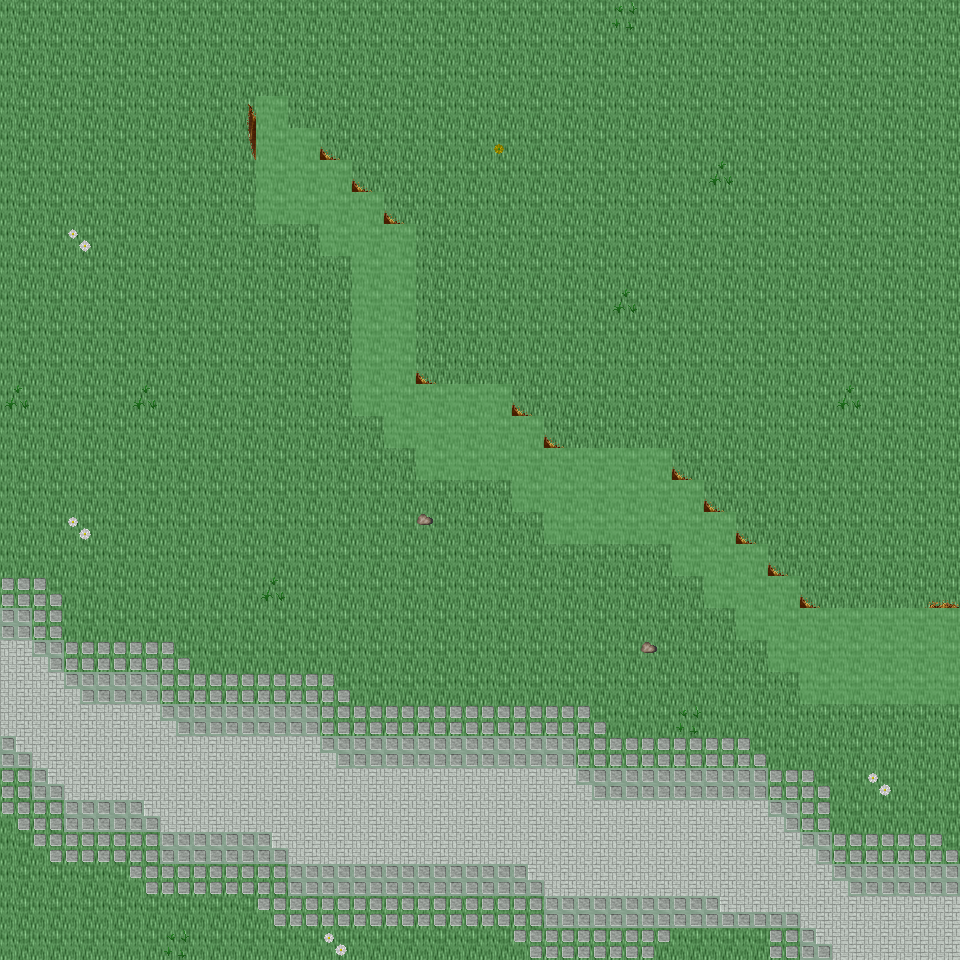

Tiled map render using the project's own tile images. Description and the map definition, with tile-layer contents summarised, below:
An orthogonal 30x30 tile map with 32x32 px tiles, 6 tile layers (Ground, Object, Object2, Above, ...), 45 tilesets and 4 objects (4x mapExit).

<map version="1.0" orientation="orthogonal" renderorder="right-down" width="30" height="30" tilewidth="32" tileheight="32" nextobjectid="5">
  <tileset firstgid="1" name="tileset_ground_ground" tilewidth="32" tileheight="32" tilecount="33" columns="3">
    <image source="../drawable/tileset_ground_ground.png" width="96" height="352" />
  </tileset>
  <tileset firstgid="34" name="tileset_building_castle" tilewidth="32" tileheight="32" tilecount="320" columns="20">
    <image source="../drawable/tileset_building_castle.png" width="640" height="512" />
  </tileset>
  <tileset firstgid="354" name="tileset_ground_water_pool" tilewidth="32" tileheight="32" tilecount="72" columns="3">
    <image source="../drawable/tileset_ground_water_pool.png" width="96" height="768" />
  </tileset>
  <tileset firstgid="426" name="tileset_ground_ridge_earth_dark" tilewidth="32" tileheight="32" tilecount="96" columns="12">
    <image source="../drawable/tileset_ground_ridge_earth_dark.png" width="384" height="256" />
  </tileset>
  <tileset firstgid="522" name="tileset_ground_grass_edges" tilewidth="32" tileheight="32" tilecount="36" columns="12">
    <image source="../drawable/tileset_ground_grass_edges.png" width="384" height="96" />
  </tileset>
  <tileset firstgid="558" name="tileset_ground_earth_edges" tilewidth="32" tileheight="32" tilecount="18" columns="6">
    <image source="../drawable/tileset_ground_earth_edges.png" width="192" height="96" />
  </tileset>
  <tileset firstgid="576" name="tileset_ground_grass_corners" tilewidth="32" tileheight="32" tilecount="24" columns="6">
    <image source="../drawable/tileset_ground_grass_corners.png" width="192" height="128" />
  </tileset>
  <tileset firstgid="600" name="tileset_plant_stump_stump_green" tilewidth="32" tileheight="32" tilecount="4" columns="2">
    <image source="../drawable/tileset_plant_stump_stump_green.png" width="64" height="64" />
  </tileset>
  <tileset firstgid="604" name="tileset_item_pot_barrel" tilewidth="32" tileheight="32" tilecount="2" columns="1">
    <image source="../drawable/tileset_item_pot_barrel.png" width="32" height="64" />
  </tileset>
  <tileset firstgid="606" name="tileset_ground_rock_rocks_2" tilewidth="32" tileheight="32" tilecount="4" columns="2">
    <image source="../drawable/tileset_ground_rock_rocks_2.png" width="64" height="64" />
  </tileset>
  <tileset firstgid="610" name="tileset_ground_ladder_horizontal_dark" tilewidth="32" tileheight="32" tilecount="3" columns="1">
    <image source="../drawable/tileset_ground_ladder_horizontal_dark.png" width="32" height="96" />
  </tileset>
  <tileset firstgid="613" name="tileset_plant_grasses" tilewidth="32" tileheight="32" tilecount="6" columns="3">
    <image source="../drawable/tileset_plant_grasses.png" width="96" height="64" />
  </tileset>
  <tileset firstgid="619" name="tileset_plant_tree_tree_green" tilewidth="32" tileheight="32" tilecount="88" columns="8">
    <image source="../drawable/tileset_plant_tree_tree_green.png" width="256" height="352" />
  </tileset>
  <tileset firstgid="707" name="tileset_ground_water_waterfall" tilewidth="32" tileheight="32" tilecount="120" columns="8">
    <image source="../drawable/tileset_ground_water_waterfall.png" width="256" height="480" />
  </tileset>
  <tileset firstgid="827" name="tileset_plant_flower_daisy_white" tilewidth="32" tileheight="32" tilecount="8" columns="2">
    <image source="../drawable/tileset_plant_flower_daisy_white.png" width="64" height="128" />
  </tileset>
  <tileset firstgid="835" name="tileset_plant_flower_daisy_red" tilewidth="32" tileheight="32" tilecount="8" columns="2">
    <image source="../drawable/tileset_plant_flower_daisy_red.png" width="64" height="128" />
  </tileset>
  <tileset firstgid="843" name="tileset_ground_rock_pebbles" tilewidth="32" tileheight="32" tilecount="3" columns="1">
    <image source="../drawable/tileset_ground_rock_pebbles.png" width="32" height="96" />
  </tileset>
  <tileset firstgid="846" name="tileset_plant_flower_daisy_yellow" tilewidth="32" tileheight="32" tilecount="8" columns="2">
    <image source="../drawable/tileset_plant_flower_daisy_yellow.png" width="64" height="128" />
  </tileset>
  <tileset firstgid="854" name="tileset_building_decoration_longhorn_skull" tilewidth="32" tileheight="32" tilecount="6" columns="3">
    <image source="../drawable/tileset_building_decoration_longhorn_skull.png" width="96" height="64" />
  </tileset>
  <tileset firstgid="860" name="tileset_furniture_light_flames" tilewidth="32" tileheight="32" tilecount="6" columns="6">
    <image source="../drawable/tileset_furniture_light_flames.png" width="192" height="32" />
  </tileset>
  <tileset firstgid="866" name="tileset_plant_stump_stump_brown" tilewidth="32" tileheight="32" tilecount="4" columns="2">
    <image source="../drawable/tileset_plant_stump_stump_brown.png" width="64" height="64" />
  </tileset>
  <tileset firstgid="870" name="tileset_building_decoration_rocks_2" tilewidth="32" tileheight="32" tilecount="2" columns="1">
    <image source="../drawable/tileset_building_decoration_rocks_2.png" width="32" height="64" />
  </tileset>
  <tileset firstgid="872" name="tileset_plant_flower_daisy_blue" tilewidth="32" tileheight="32" tilecount="8" columns="2">
    <image source="../drawable/tileset_plant_flower_daisy_blue.png" width="64" height="128" />
  </tileset>
  <tileset firstgid="880" name="tileset_building_fence_fence_chunky" tilewidth="32" tileheight="32" tilecount="21" columns="3">
    <image source="../drawable/tileset_building_fence_fence_chunky.png" width="96" height="224" />
  </tileset>
  <tileset firstgid="901" name="tileset_ground_water_water_bubbles" tilewidth="32" tileheight="32" tilecount="32" columns="8">
    <image source="../drawable/tileset_ground_water_water_bubbles.png" width="256" height="128" />
  </tileset>
  <tileset firstgid="933" name="tileset_item_statue_grey_stone" tilewidth="32" tileheight="32" tilecount="4" columns="2">
    <image source="../drawable/tileset_item_statue_grey_stone.png" width="64" height="64" />
  </tileset>
  <tileset firstgid="937" name="tileset_plant_tree_tree_darkgreen" tilewidth="32" tileheight="32" tilecount="88" columns="8">
    <image source="../drawable/tileset_plant_tree_tree_darkgreen.png" width="256" height="352" />
  </tileset>
  <tileset firstgid="1025" name="tileset_logic_creature_animal" tilewidth="32" tileheight="32" tilecount="32" columns="8">
    <image source="../drawable/tileset_logic_creature_animal.png" width="256" height="128" />
  </tileset>
  <tileset firstgid="1057" name="tileset_logic_creature_rodent" tilewidth="32" tileheight="32" tilecount="8" columns="8">
    <image source="../drawable/tileset_logic_creature_rodent.png" width="256" height="32" />
  </tileset>
  <tileset firstgid="1065" name="tileset_logic_portal" tilewidth="32" tileheight="32" tilecount="24" columns="8">
    <image source="../drawable/tileset_logic_portal.png" width="256" height="96" />
  </tileset>
  <tileset firstgid="1089" name="tileset_logic_item_mushroom" tilewidth="32" tileheight="32" tilecount="6" columns="6">
    <image source="../drawable/tileset_logic_item_mushroom.png" width="192" height="32" />
  </tileset>
  <tileset firstgid="1095" name="tileset_logic_collision" tilewidth="32" tileheight="32" tilecount="1" columns="1">
    <image source="../drawable/tileset_logic_collision.png" width="32" height="32" />
  </tileset>
  <tileset firstgid="1096" name="tileset_logic_creature_human_little" tilewidth="32" tileheight="32" tilecount="2" columns="2">
    <image source="../drawable/tileset_logic_creature_human_little.png" width="64" height="32" />
  </tileset>
  <tileset firstgid="1098" name="tileset_logic_creature_fairy" tilewidth="32" tileheight="32" tilecount="4" columns="4">
    <image source="../drawable/tileset_logic_creature_fairy.png" width="128" height="32" />
  </tileset>
  <tileset firstgid="1102" name="tileset_logic_item_herb" tilewidth="32" tileheight="32" tilecount="5" columns="5">
    <image source="../drawable/tileset_logic_item_herb.png" width="160" height="32" />
  </tileset>
  <tileset firstgid="1107" name="tileset_object_suspension_bridge" tilewidth="32" tileheight="32" tilecount="24" columns="3">
    <image source="../drawable/tileset_object_suspension_bridge.png" width="96" height="256" />
  </tileset>
  <tileset firstgid="1131" name="tileset_logic_creature_farm_animal" tilewidth="32" tileheight="32" tilecount="16" columns="8">
    <image source="../drawable/tileset_logic_creature_farm_animal.png" width="256" height="64" />
  </tileset>
  <tileset firstgid="1147" name="tileset_ground_green_paving" tilewidth="32" tileheight="32" tilecount="18" columns="3">
    <image source="../drawable/tileset_ground_green_paving.png" width="96" height="192" />
  </tileset>
  <tileset firstgid="1165" name="tileset_logic_protection" tilewidth="32" tileheight="32" tilecount="2" columns="2">
    <image source="../drawable/tileset_logic_protection.png" width="64" height="32" />
  </tileset>
  <tileset firstgid="1167" name="tileset_light_light_5x5" tilewidth="32" tileheight="32" tilecount="25" columns="5">
    <image source="../drawable/tileset_light_light_5x5.png" width="160" height="160" />
  </tileset>
  <tileset firstgid="1192" name="tileset_light_door_light" tilewidth="32" tileheight="32" tilecount="12" columns="3">
    <image source="../drawable/tileset_light_door_light.png" width="96" height="128" />
  </tileset>
  <tileset firstgid="1204" name="tileset_building_huts" tilewidth="32" tileheight="32" tilecount="338" columns="26">
    <image source="../drawable/tileset_building_huts.png" width="832" height="416" />
  </tileset>
  <tileset firstgid="1542" name="tileset_building_chimney_smoke" tilewidth="32" tileheight="32" tilecount="40" columns="4">
    <image source="../drawable/tileset_building_chimney_smoke.png" width="128" height="320" />
  </tileset>
  <tileset firstgid="1582" name="tileset_plant_tree_chestnut_tree" tilewidth="32" tileheight="32" tilecount="20" columns="4">
    <image source="../drawable/tileset_plant_tree_chestnut_tree.png" width="128" height="160" />
  </tileset>
  <tileset firstgid="1602" name="tileset_logic_creature_troll" tilewidth="32" tileheight="32" tilecount="4" columns="4">
    <image source="../drawable/tileset_logic_creature_troll.png" width="128" height="32" />
  </tileset>
  <layer name="Ground" width="30" height="30">
    <data>[900 cells, 900 non-empty, 2 distinct tile ids]</data>
  </layer>
  <layer name="Object" width="30" height="30">
    <data>[900 cells, 292 non-empty, 26 distinct tile ids]</data>
  </layer>
  <layer name="Object2" width="30" height="30">
    <data>[900 cells, 17 non-empty, 7 distinct tile ids]</data>
  </layer>
  <layer name="Above" width="30" height="30">
    <data>[900 cells, 1 non-empty, 1 distinct tile ids]</data>
  </layer>
  <layer name="Above2" width="30" height="30">
    <data>[900 cells, 0 non-empty, 0 distinct tile ids]</data>
  </layer>
  <layer name="Walkable" width="30" height="30">
    <data>[900 cells, 75 non-empty, 1 distinct tile ids]</data>
  </layer>
  <objectgroup name="MapEvents">
    <object id="1" name="south" type="mapExit" x="0" y="928" width="960" height="32">
      <properties>
        <property name="map" value="level_0_x105_y94" />
        <property name="x" value="0" />
        <property name="y" value="1" />
      </properties>
    </object>
    <object id="2" name="west" type="mapExit" x="0" y="0" width="32" height="960">
      <properties>
        <property name="map" value="level_0_x104_y93" />
        <property name="x" value="28" />
        <property name="y" value="0" />
      </properties>
    </object>
    <object id="3" name="east" type="mapExit" x="928" y="0" width="32" height="608">
      <properties>
        <property name="map" value="level_0_x106_y93" />
        <property name="x" value="1" />
        <property name="y" value="0" />
      </properties>
    </object>
    <object id="4" name="east2" type="mapExit" x="928" y="704" width="32" height="256">
      <properties>
        <property name="map" value="level_0_x106_y93" />
        <property name="x" value="1" />
        <property name="y" value="22" />
      </properties>
    </object>
  </objectgroup>
</map>
